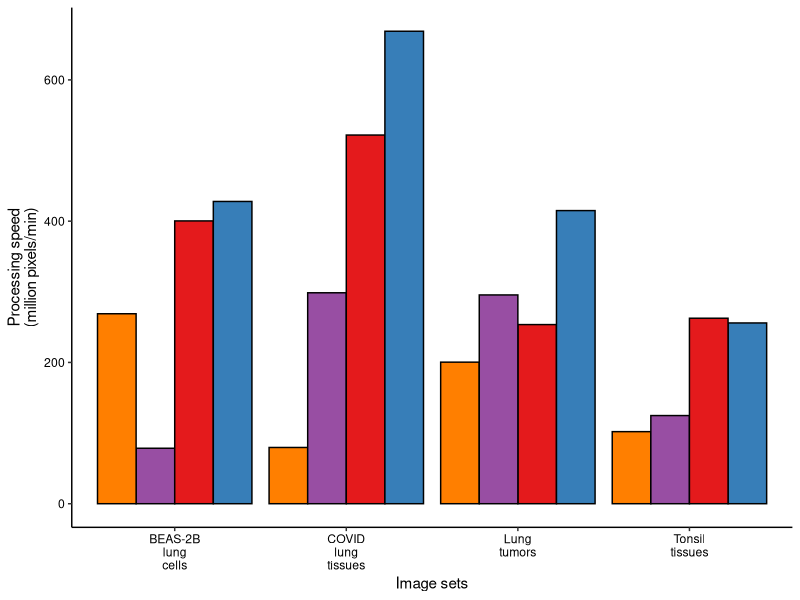
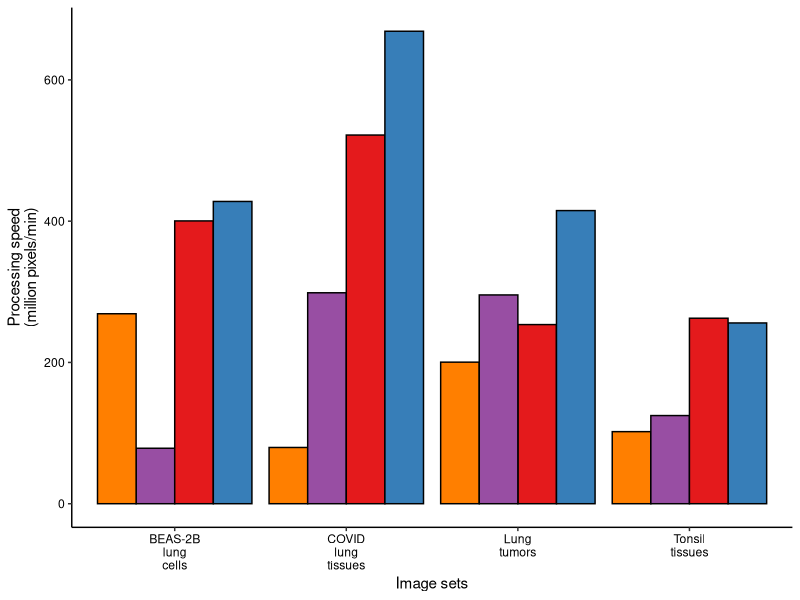

R code for these plots, in order:
###' ===========================================================================
###' R script for ploting the benchmark results
###' Written by Lit-Hsin Loo, 2022
###' ===========================================================================
library(tidyverse)
library(RColorBrewer)
library(here)

### Common definitions
all_seg_labels <- c(
    cellprofiler = "Propagation (CellProfiler)",
    qupath = "StarDist (QuPath)",
    deepcell = "Mesmer (DeepCell)",
    cellXpress1 = "Watershed (cellXpress 1/2)",
    cX2_merged = "CellShape AI (cellXpress 2)",
    cellXpress2 = "CellShape AI (cellXpress 2)"
)

all_pt_colors <- rev(brewer.pal(length(all_seg_labels) - 1, "Set1"))
all_pt_colors <- c(all_pt_colors, all_pt_colors[length(all_pt_colors)])
names(all_pt_colors) <- names(all_seg_labels)

### Read the data
plot_data <- read_csv(
    here(
        "Projects", "2022_Segmentation_Benchmark", "final_results",
        "win_execution_time.csv"
    )
) %>% select(
    Dataset, Method, `Speed_(pixels/min)`
)

### Get the valid seg_methods
#seg_methods <- names(all_seg_labels)[
#    names(all_seg_labels) %in% plot_data$Method
#]
seg_methods <- c("cellprofiler", "qupath",  "cellXpress2", "cellXpress1")

### Make sure all other configs are in the same order
seg_labels <- all_seg_labels[seg_methods]
pt_colors <- all_pt_colors[seg_methods]

time_plot <- plot_data %>%
    mutate(
        Method = fct_relevel(Method, seg_methods)
    ) %>%
    arrange(Dataset, `Speed_(pixels/min)`) %>%
    ggplot(
        aes(x = Dataset, y = `Speed_(pixels/min)`, fill = Method)
    ) + geom_bar(
        stat = "identity",
        position = "dodge",
        color = "black"
    ) +
    scale_fill_manual(
        name = NULL,
        values = pt_colors,
        breaks = c("cellXpress2", "cellXpress1", "qupath", "cellprofiler"),
        labels = seg_labels,
        guide = "none"
    ) +
    scale_x_discrete(
        labels = function(x) stringr::str_wrap(x, width = 8)
    ) +
    xlab("Image sets") +
    ylab("Processing speed\n(million pixels/min)") +
    theme_classic() +
    theme(
        legend.key.size = unit(0.15, 'in'),
        legend.background=element_blank(),
        legend.text=element_text(size = 8),
        legend.position = c(0.4, 0.7),
        axis.text = element_text(color = "black")
    )

ggsave(
    here(
        "Projects", "2022_Segmentation_Benchmark", "results",
        "win_execution_time.png"
    ),
    plot = time_plot,
    width = 3.1, height = 2, units = "in", dpi = 400
)

ggsave(
    here(
        "Projects", "2022_Segmentation_Benchmark", "results",
        "win_execution_time.pdf"
    ),
    plot = time_plot,
    width = 3.1, height = 2, units = "in", dpi = 400
)